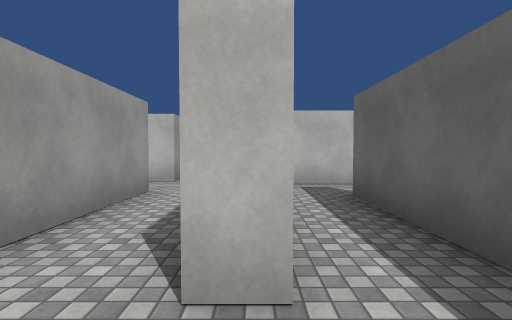
view 1 (above)

18 first-person views from a walk through a 3-D level made in the Unity game engine. The camera is 1.4 m above the floor, tilts 2° down and sees 85° across. The floor is counted in squares, 2 m on a side. Each view is taken from the middle of a square. On the plan, view 1 faces up. The plan holds only what a view shows up to about 9 squares ahead; the rest is blank. The place goes on beyond the plan. The player character is not drawn. Surface patterns are stand-ins for the level's own textures.

view 2
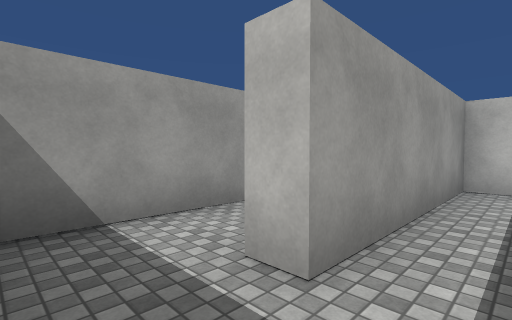

view 3
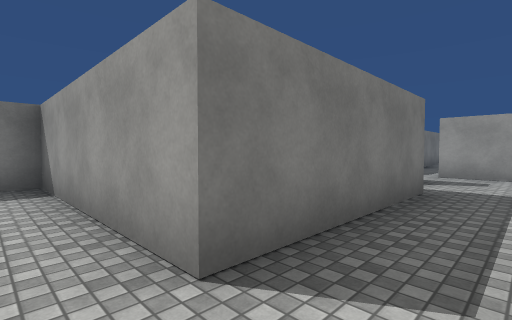

view 4
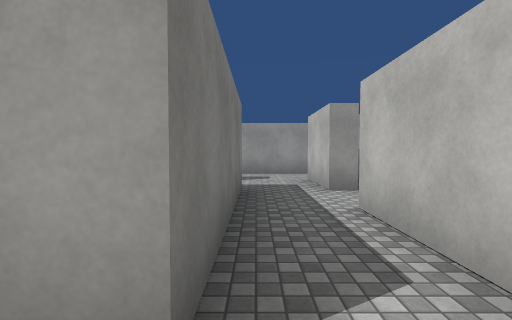

view 5
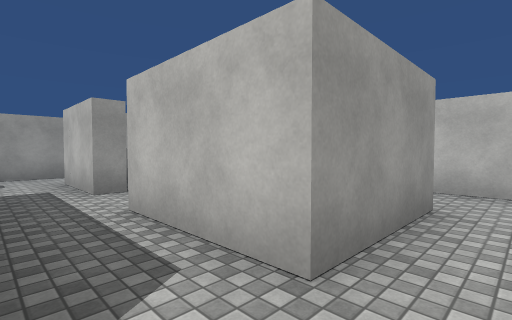

view 6
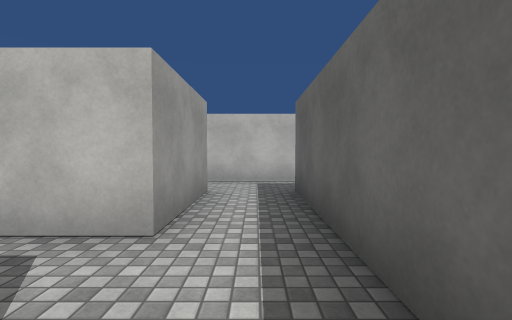

view 7
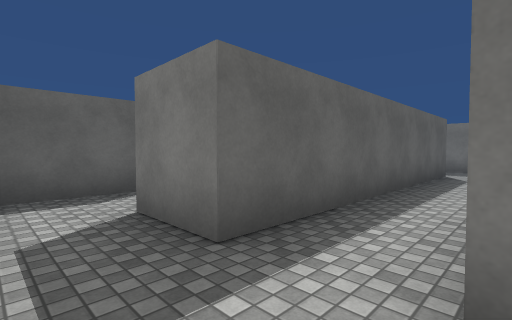

view 8
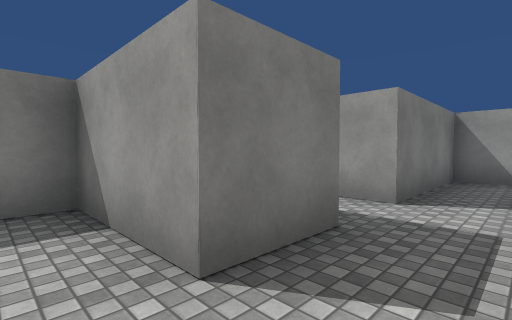

view 9
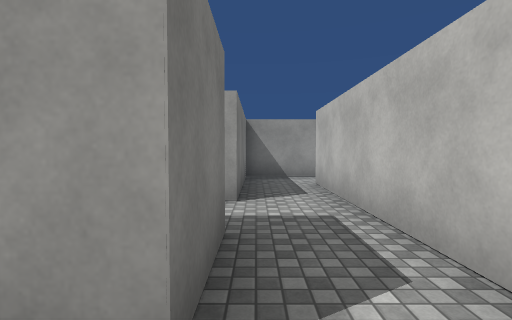

view 10
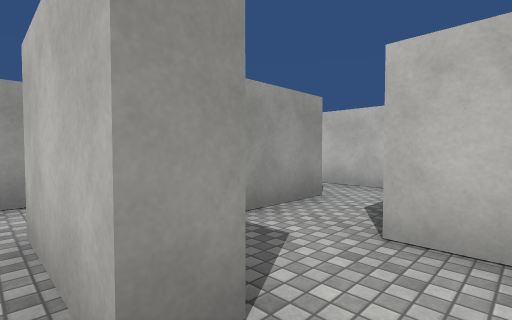

view 11
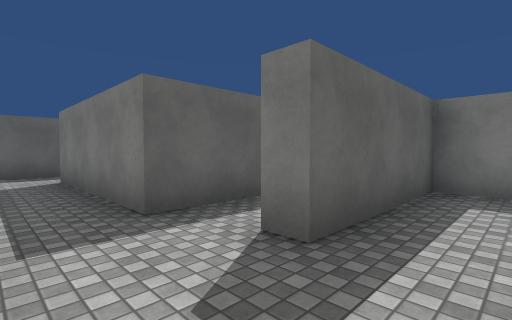

view 12
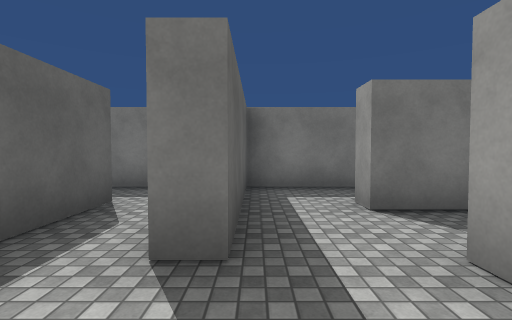

view 13
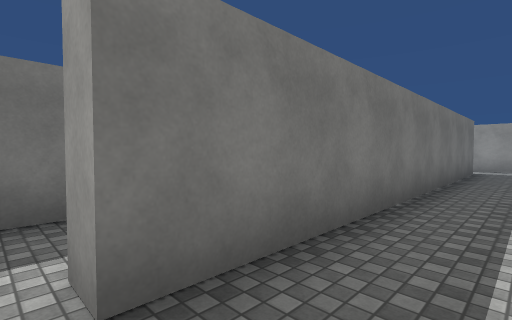

view 14
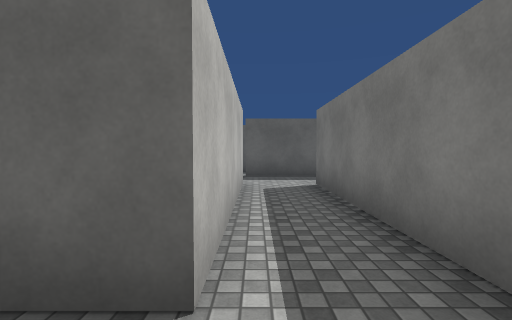

view 15
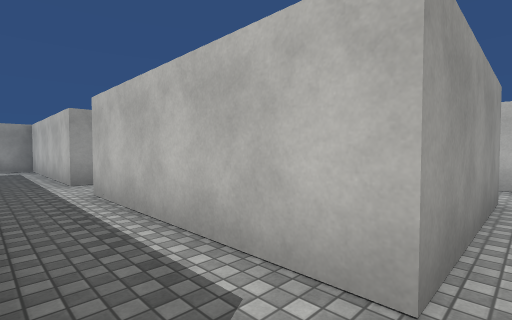

view 16
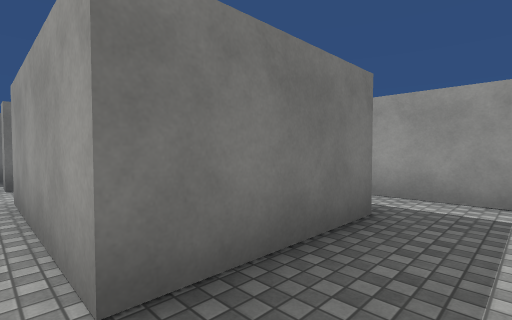

view 17
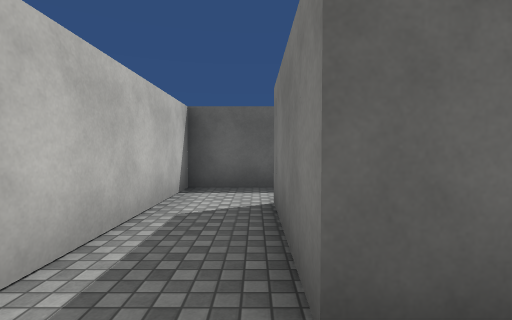

view 18
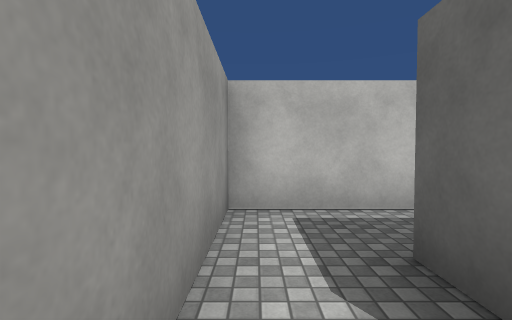

### Floor plan
Key: @ floor where view 1 was taken; # wall or solid block; . floor.
Columns run from 21 left of view 1 to 3 right of it. Each row starts with its distance up from view 1.
 12              ###
 11              ..#  #####
 10        #######.#........#
  9        #.....#.#####....#
  8        #.###.#...  #.##.#
  7        #.# #.###.###.##.
  6        #.  #.........###
  5 ######.#####...#####.#..
  4 #............#.#   #.#.#
  3 #.##########.#.#   #.#.#
  2             .#..   #.#.#
  1            ######  #...
  0                    #.@.
 -1                    ###

Where each view was taken, in squares from view 1:
view 1: 0 up, 0 right, facing up
view 2: 0 up, 1 right, facing up-left
view 3: 6 up, 1 left, facing down-left
view 4: 5 up, 1 left, facing left
view 5: 5 up, 1 left, facing up-left
view 6: 4 up, 1 left, facing up
view 7: 10 up, 2 left, facing down-right
view 8: 10 up, 2 right, facing down-left
view 9: 9 up, 2 right, facing left
view 10: 6 up, 5 left, facing up-left
view 11: 6 up, 9 left, facing down-right
view 12: 6 up, 8 left, facing down
view 13: 4 up, 9 left, facing down-left
view 14: 4 up, 15 left, facing right
view 15: 3 up, 9 left, facing up-left
view 16: 9 up, 9 left, facing down-left
view 17: 8 up, 13 left, facing right
view 18: 6 up, 13 left, facing up
